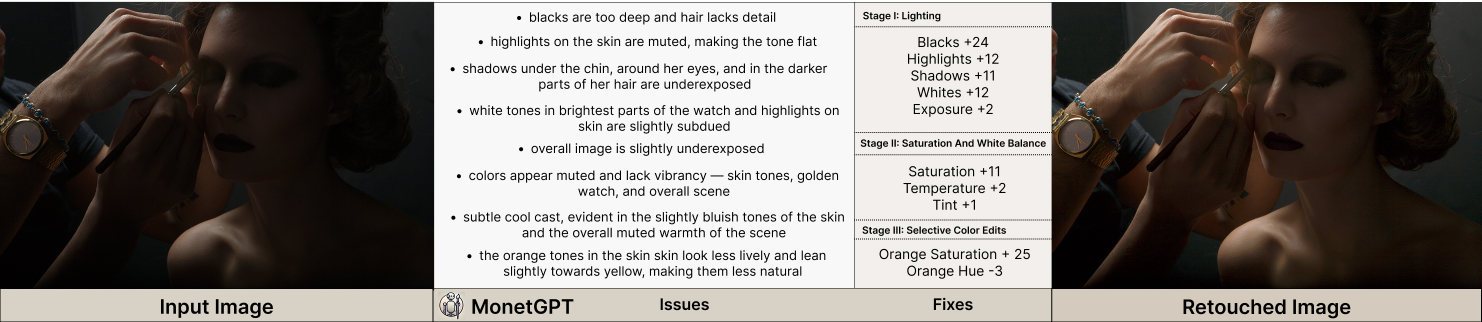
#> input picture assets/teaser.jpg, 2963 x 644 px (shown at 1/2 size)
$ python -i utils.py   (imports and definitions only)
#> lines starting #> are read from the running program, lines starting #| are printed output that depends on the picture
"""
Utility functions for dataset generation.
"""
import base64
import random
import numpy as np
import yaml
import io
import time
from .constants import HSV_PREDEFINED_COLORS, COLOR_OPERATIONS_MAPPING
import cv2


# [23 lines left out: functions load_config, encode_image, tif_to_png_encoded, not called in this run]


def calculate_color_percentages_hsv(image_path, hsv_color_dict=None):
    """
    Calculate color percentages using predefined HSV ranges.
    Args:
        image_path (str): Path to the image file.
        hsv_color_dict (dict): Dictionary mapping color name -> list of (lower, upper) HSV tuples.
    Returns:
        dict: color -> percentage of pixels in that color range
    """
#> called with image_path = '../assets/teaser.jpg'

    if hsv_color_dict is None:
        hsv_color_dict = HSV_PREDEFINED_COLORS

    image_bgr = cv2.imread(image_path)
#> image_bgr is the input picture: shape (644, 2963, 3); mean B, G, R 113.4, 117.8, 123.3
    if image_bgr is None:
        raise FileNotFoundError(f"Could not read image: {image_path}")

    height, width = image_bgr.shape[:2]
#> height = 644; width = 2963
    scale = min(600 / width, 600 / height)
#> scale = 0.202

    if scale < 1:
        new_width = int(width * scale)
#> new_width = 600
        new_height = int(height * scale)
#> new_height = 130
        image_bgr = cv2.resize(image_bgr, (new_width, new_height), interpolation=cv2.INTER_AREA)
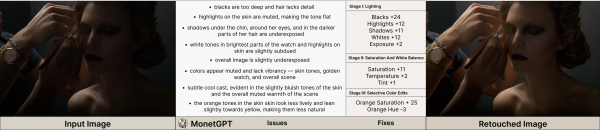
#> image_bgr: shape (130, 600, 3); mean B, G, R 113.4, 117.8, 123.3

    image_hsv = cv2.cvtColor(image_bgr, cv2.COLOR_BGR2HSV)
#> image_hsv: shape (130, 600, 3); mean H, S, V 17.5, 67.9, 123.6
    total_pixels = image_hsv.shape[0] * image_hsv.shape[1]
#> total_pixels = 78000

    color_counts = {}
    for color_name, hsv_ranges in hsv_color_dict.items():
        combined_mask = np.zeros((image_hsv.shape[0], image_hsv.shape[1]), dtype=np.uint8)

        for (lower, upper) in hsv_ranges:
            lower = np.array(lower, dtype=np.uint8)
            upper = np.array(upper, dtype=np.uint8)
            mask = cv2.inRange(image_hsv, lower, upper)
            combined_mask = cv2.bitwise_or(combined_mask, mask)

        color_count = np.sum(combined_mask > 0)
        color_counts[color_name] = color_count
#> after the loop, color_counts = {'red': 106, 'yellow': 35, 'orange': 549, 'green': 0, 'blue': 3, 'aqua': 0, 'purple': 0, 'magenta': 0}

    color_percentages = {
        color: (count / total_pixels) * 100.0
        for color, count in color_counts.items()
    }
#> color_percentages = {'red': 0.136, 'yellow': 0.0449, 'orange': 0.704, 'green': 0, 'blue': 0.00385, 'aqua': 0, 'purple': 0, 'magenta': 0}

    return color_percentages


def process_image_for_colors(image_path, threshold=0.04):
    """Process image and return available operations based on dominant colors."""
    color_percentages = calculate_color_percentages_hsv(image_path)
    total = sum(color_percentages.values())
#> total = 0.888

    sorted_colors = sorted(
        (
            (color, pct / total)
            for color, pct in color_percentages.items()
            if (pct / total) > threshold
        ),
        key=lambda x: x[1],
        reverse=True
    )
#> sorted_colors = [('orange', 0.792), ('red', 0.153), ('yellow', 0.0505)]

    if sorted_colors:
        top_colors = sorted_colors[:5]
#> top_colors has the same summary as sorted_colors
        selected_color = random.choice([color for color, _ in top_colors])
#> selected_color = 'red'
        return COLOR_OPERATIONS_MAPPING.get(selected_color, [])
    else:
        return []


# [46 lines left out: functions create_openai_client, send_request_with_retry, generate_value_normal_distribution, generate_values_with_pattern, not called in this run]

>>> result = process_image_for_colors('../assets/teaser.jpg')
#> result = ['HueAdjustmentRed', 'LuminanceAdjustmentRed', 'SaturationAdjustmentRed']
